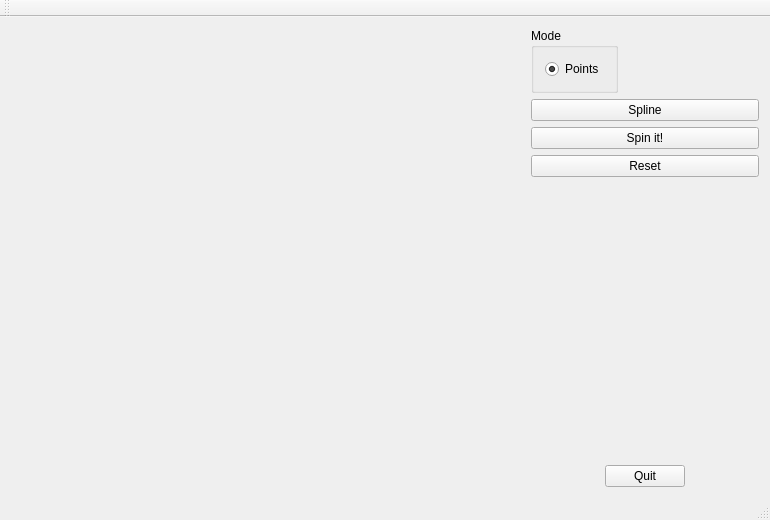
<?xml version="1.0" encoding="UTF-8"?>
<ui version="4.0">
 <class>MainWindow</class>
 <widget class="QMainWindow" name="MainWindow">
  <property name="geometry">
   <rect>
    <x>0</x>
    <y>0</y>
    <width>770</width>
    <height>520</height>
   </rect>
  </property>
  <property name="windowTitle">
   <string>Splines!</string>
  </property>
  <widget class="QWidget" name="centralWidget">
   <layout class="QHBoxLayout" name="horizontalLayout_2">
    <item>
     <widget class="MyPanelOpenGL" name="panelGL" native="true">
      <property name="sizePolicy">
       <sizepolicy hsizetype="Expanding" vsizetype="Expanding">
        <horstretch>0</horstretch>
        <verstretch>0</verstretch>
       </sizepolicy>
      </property>
      <property name="focusPolicy">
       <enum>Qt::StrongFocus</enum>
      </property>
      <zorder>horizontalSpacer_3</zorder>
     </widget>
    </item>
    <item>
     <spacer name="horizontalSpacer_3">
      <property name="orientation">
       <enum>Qt::Horizontal</enum>
      </property>
      <property name="sizeType">
       <enum>QSizePolicy::Fixed</enum>
      </property>
      <property name="sizeHint" stdset="0">
       <size>
        <width>28</width>
        <height>20</height>
       </size>
      </property>
     </spacer>
    </item>
    <item>
     <layout class="QVBoxLayout" name="verticalLayout">
      <property name="sizeConstraint">
       <enum>QLayout::SetFixedSize</enum>
      </property>
      <item>
       <widget class="QGroupBox" name="groupBox">
        <property name="sizePolicy">
         <sizepolicy hsizetype="Fixed" vsizetype="Preferred">
          <horstretch>0</horstretch>
          <verstretch>0</verstretch>
         </sizepolicy>
        </property>
        <property name="title">
         <string>Mode</string>
        </property>
        <layout class="QGridLayout" name="gridLayout">
         <property name="sizeConstraint">
          <enum>QLayout::SetFixedSize</enum>
         </property>
         <item row="0" column="0">
          <widget class="QRadioButton" name="radioButton_7">
           <property name="focusPolicy">
            <enum>Qt::WheelFocus</enum>
           </property>
           <property name="acceptDrops">
            <bool>false</bool>
           </property>
           <property name="autoFillBackground">
            <bool>false</bool>
           </property>
           <property name="text">
            <string>Points</string>
           </property>
           <property name="checked">
            <bool>true</bool>
           </property>
          </widget>
         </item>
        </layout>
       </widget>
      </item>
      <item>
       <widget class="QPushButton" name="pushButton_2">
        <property name="text">
         <string>Spline</string>
        </property>
       </widget>
      </item>
      <item>
       <widget class="QPushButton" name="pushButton_3">
        <property name="text">
         <string>Spin it!</string>
        </property>
       </widget>
      </item>
      <item>
       <widget class="QPushButton" name="pushButton_4">
        <property name="text">
         <string>Reset</string>
        </property>
       </widget>
      </item>
      <item>
       <spacer name="verticalSpacer">
        <property name="orientation">
         <enum>Qt::Vertical</enum>
        </property>
        <property name="sizeHint" stdset="0">
         <size>
          <width>20</width>
          <height>88</height>
         </size>
        </property>
       </spacer>
      </item>
      <item>
       <layout class="QHBoxLayout" name="horizontalLayout">
        <property name="sizeConstraint">
         <enum>QLayout::SetFixedSize</enum>
        </property>
        <item>
         <spacer name="horizontalSpacer">
          <property name="orientation">
           <enum>Qt::Horizontal</enum>
          </property>
          <property name="sizeType">
           <enum>QSizePolicy::Fixed</enum>
          </property>
          <property name="sizeHint" stdset="0">
           <size>
            <width>74</width>
            <height>17</height>
           </size>
          </property>
         </spacer>
        </item>
        <item>
         <widget class="QPushButton" name="pushButton">
          <property name="sizePolicy">
           <sizepolicy hsizetype="Fixed" vsizetype="Fixed">
            <horstretch>0</horstretch>
            <verstretch>0</verstretch>
           </sizepolicy>
          </property>
          <property name="text">
           <string>Quit</string>
          </property>
         </widget>
        </item>
        <item>
         <spacer name="horizontalSpacer_2">
          <property name="orientation">
           <enum>Qt::Horizontal</enum>
          </property>
          <property name="sizeType">
           <enum>QSizePolicy::Fixed</enum>
          </property>
          <property name="sizeHint" stdset="0">
           <size>
            <width>74</width>
            <height>17</height>
           </size>
          </property>
         </spacer>
        </item>
       </layout>
      </item>
     </layout>
    </item>
   </layout>
  </widget>
  <widget class="QMenuBar" name="menuBar">
   <property name="geometry">
    <rect>
     <x>0</x>
     <y>0</y>
     <width>770</width>
     <height>25</height>
    </rect>
   </property>
  </widget>
  <widget class="QToolBar" name="mainToolBar">
   <attribute name="toolBarArea">
    <enum>TopToolBarArea</enum>
   </attribute>
   <attribute name="toolBarBreak">
    <bool>false</bool>
   </attribute>
  </widget>
  <widget class="QStatusBar" name="statusBar"/>
 </widget>
 <layoutdefault spacing="6" margin="11"/>
 <customwidgets>
  <customwidget>
   <class>MyPanelOpenGL</class>
   <extends>QWidget</extends>
   <header>mypanelopengl.h</header>
   <container>1</container>
   <slots>
    <slot>changeSides(int)</slot>
    <slot>changeRadius(double)</slot>
    <slot>modeDrag()</slot>
    <slot>modeDelete()</slot>
    <slot>modeTri()</slot>
    <slot>modeCirc()</slot>
    <slot>modeColor()</slot>
    <slot>modeLines()</slot>
    <slot>modeRect()</slot>
    <slot>setRed()</slot>
    <slot>setBlue()</slot>
    <slot>setBlack()</slot>
    <slot>setYellow()</slot>
    <slot>setGreen()</slot>
    <slot>setRandomColor()</slot>
    <slot>modeMoving()</slot>
    <slot>modeColoring()</slot>
    <slot>modeDeleting()</slot>
    <slot>modeAddTriangle()</slot>
    <slot>modeAddRectangle()</slot>
    <slot>modeAddCircle()</slot>
    <slot>modeAddLine()</slot>
    <slot>setRandom()</slot>
    <slot>modeAddPoint()</slot>
    <slot>modeConnect()</slot>
    <slot>slot2()</slot>
    <slot>modeHorizontalAxis()</slot>
    <slot>modeVerticalAxis()</slot>
    <slot>modeDraw()</slot>
    <slot>spinIt()</slot>
    <slot>reset()</slot>
   </slots>
  </customwidget>
 </customwidgets>
 <resources/>
 <connections>
  <connection>
   <sender>pushButton</sender>
   <signal>clicked()</signal>
   <receiver>MainWindow</receiver>
   <slot>close()</slot>
   <hints>
    <hint type="sourcelabel">
     <x>678</x>
     <y>486</y>
    </hint>
    <hint type="destinationlabel">
     <x>719</x>
     <y>406</y>
    </hint>
   </hints>
  </connection>
  <connection>
   <sender>radioButton_7</sender>
   <signal>clicked()</signal>
   <receiver>panelGL</receiver>
   <slot>modeAddPoint()</slot>
   <hints>
    <hint type="sourcelabel">
     <x>596</x>
     <y>92</y>
    </hint>
    <hint type="destinationlabel">
     <x>471</x>
     <y>157</y>
    </hint>
   </hints>
  </connection>
  <connection>
   <sender>pushButton_2</sender>
   <signal>clicked()</signal>
   <receiver>panelGL</receiver>
   <slot>modeDraw()</slot>
   <hints>
    <hint type="sourcelabel">
     <x>759</x>
     <y>136</y>
    </hint>
    <hint type="destinationlabel">
     <x>470</x>
     <y>441</y>
    </hint>
   </hints>
  </connection>
  <connection>
   <sender>pushButton_3</sender>
   <signal>clicked()</signal>
   <receiver>panelGL</receiver>
   <slot>spinIt()</slot>
   <hints>
    <hint type="sourcelabel">
     <x>759</x>
     <y>169</y>
    </hint>
    <hint type="destinationlabel">
     <x>466</x>
     <y>405</y>
    </hint>
   </hints>
  </connection>
  <connection>
   <sender>pushButton_4</sender>
   <signal>clicked()</signal>
   <receiver>panelGL</receiver>
   <slot>reset()</slot>
   <hints>
    <hint type="sourcelabel">
     <x>579</x>
     <y>198</y>
    </hint>
    <hint type="destinationlabel">
     <x>431</x>
     <y>226</y>
    </hint>
   </hints>
  </connection>
  <connection>
   <sender>pushButton_4</sender>
   <signal>clicked()</signal>
   <receiver>panelGL</receiver>
   <slot>reset()</slot>
   <hints>
    <hint type="sourcelabel">
     <x>584</x>
     <y>436</y>
    </hint>
    <hint type="destinationlabel">
     <x>469</x>
     <y>468</y>
    </hint>
   </hints>
  </connection>
 </connections>
</ui>
